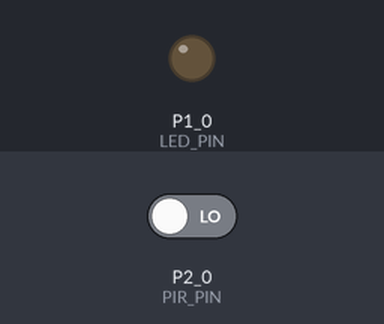
A sketch run on a simulated TI MSP430 LaunchPad. Shown: output pins drawn as LEDs (lit = HIGH). Dashed ring = blinking. Inputs (shaded band) come from the test bench; at power-on: P2_0 (PIR_PIN) LOW.

Above: at 1.2 s.
1.3 s: P2_0 (PIR_PIN) driven HIGH
At 1.45 s:
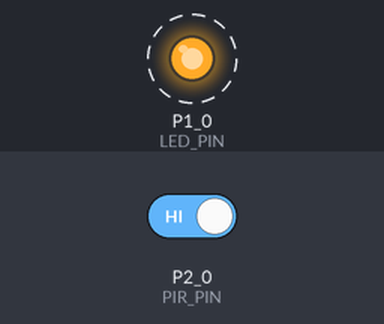
4.3 s: P2_0 (PIR_PIN) driven LOW
At 5.1 s:
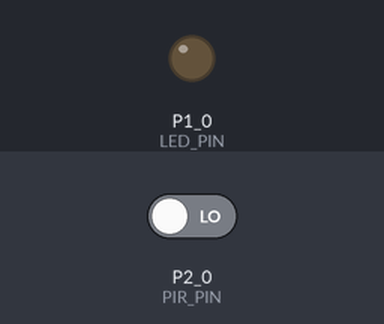
Timing chart, 0 to 7.3 s (numbered marks = the images above; inputs shaded):
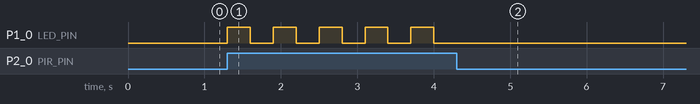

Measured:
- after the input at 1.3 s, P1_0 (LED_PIN): alternates HIGH for 0.30 s and LOW for 0.30 s, starting at once
- after the input at 4.3 s, P1_0 (LED_PIN): stops changing and stays LOW

The sketch:

motion.ino
```cpp
#define PIR_PIN  P2_0      // Digital input from PIR sensor
#define LED_PIN  RED_LED    // Onboard LED

void setup() {
  pinMode(PIR_PIN, INPUT);   // PIR sensor input
  pinMode(LED_PIN, OUTPUT);  // LED output
}

void loop() {
  int motionDetected = digitalRead(PIR_PIN);

  if (motionDetected == HIGH) {
    // Blink LED when motion detected
    digitalWrite(LED_PIN, HIGH);
    delay(300);               // LED ON for 300 ms
    digitalWrite(LED_PIN, LOW);
    delay(300);               // LED OFF for 300 ms
  } else {
    digitalWrite(LED_PIN, LOW); // LED OFF if no motion
  }
}
```
